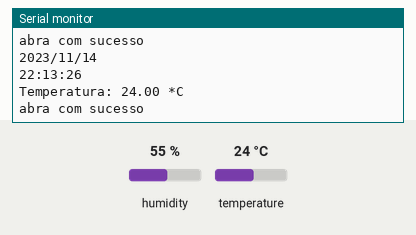
Bench run of a sketch on a simulated Arduino Leonardo, built with avr-gcc and run on an emulated ATmega32U4. On the bench: the last lines printed to the serial monitor. The inputs (shaded band) are chosen by the test bench; at power-on: temperature 24 °C, humidity 55 %. The local clock reads 2024-03-15 10:24:30 at power-on unless the sketch sets it; storage starts empty.

Above: at 7.9 s.
8.0 s: temperature set to 12 °C
At 12.8 s:
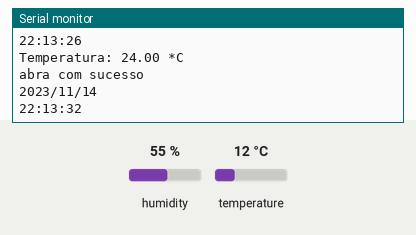
15.1 s: temperature set to 19 °C
At 20.1 s:
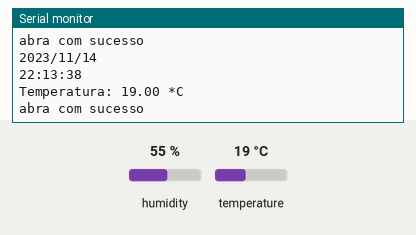
Timing chart, 0 to 21.6 s (numbered marks = the images above; inputs shaded):
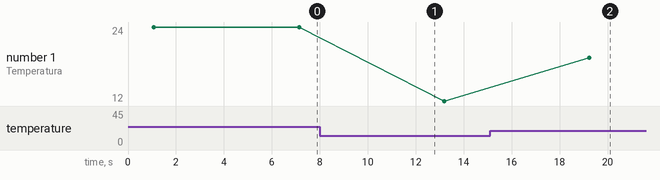

Measured:
- after the input at 15.1 s, the serial monitor: prints a new line after 4.1 s (image 2)
- plotted number 1: 24 → 12 after the input at 8.0 s, 12 → 19 after the input at 15.1 s

The sketch:

CodigoTeste.ino
```cpp
#include <SPI.h>
#include <SD.h>
#include <DHT.h>
#include <RTClib.h>

//definir pino DHT
#define DHTPIN 2

//descomente qualquer tipo que você estiver usando
#define DHTTYPE DHT11   // DHT 11
//#define DHTTYPE DHT22   // DHT 22 (AM2302)
//#define DHTTYPE DHT21   // DHT 21 (AM2301)

// inicialize o sensor DHT para Arduino normal de 16 mhz
DHT dht(DHTPIN, DHTTYPE);

// mude isso para combinar com seu escudo ou módulo SD;
// Blindagem e módulos Arduino Ethernet: pino 4
// Blocos e módulos SD do log de dados: pino 10
// Blindagem Sparkfun SD: pino 8
const int chipSelect = 4;

// Crie um arquivo para armazenar os dados
File myFile;

// RTC
RTC_DS1307 rtc;

void setup() {
  //inicializando o sensor DHT
  dht.begin();

  //inicializando o monitor serial
  Serial.begin(9600);

  // configuração para o RTC
  while(!Serial); //para Leonardo/Micro/ Zero
    if(! rtc.begin()) {
      Serial.println("Não foi possível encontrar o RTC");
      while (1);
    }
    else {
      // A linha a seguir define o RTC para a data e hora em que este esboço foi compilado
      rtc.adjust(DateTime(F(__DATE__), F(__TIME__)));
    }
    if(! rtc.isrunning()) {
      Serial.println("O RTC NÃO está sendo executado!");
    }

  //configuração para o cartão SD
  Serial.print("Inicializando o SD Card...");

  if(!SD.begin(chipSelect)) {
    Serial.println("falha na inicialização!");
    return;
  }
  Serial.println("inicialização feita.");

  //abrir arquivo
  myFile=SD.open("DATA.txt", FILE_WRITE);

  // se o arquivo foi aberto, escreva para ele:
  if (myFile) {
    Serial.println("Arquivo aberto ok");
    // imprima os títulos dos nossos dados
    myFile.println("Date,Time,Temperatura ºC");
  }
  myFile.close();
}

void loggingTime() {
  DateTime now = rtc.now();
  myFile = SD.open("DATA.txt", FILE_WRITE);
  if (myFile) {
    myFile.print(now.year(), DEC);
    myFile.print('/');
    myFile.print(now.month(), DEC);
    myFile.print('/');
    myFile.print(now.day(), DEC);
    myFile.print(',');
    myFile.print(now.hour(), DEC);
    myFile.print(':');
    myFile.print(now.minute(), DEC);
    myFile.print(':');
    myFile.print(now.second(), DEC);
    myFile.print(",");
  }
  Serial.print(now.year(), DEC);
  Serial.print('/');
  Serial.print(now.month(), DEC);
  Serial.print('/');
  Serial.println(now.day(), DEC);
  Serial.print(now.hour(), DEC);
  Serial.print(':');
  Serial.print(now.minute(), DEC);
  Serial.print(':');
  Serial.println(now.second(), DEC);
  myFile.close();
  delay(1000);
}

void loggingTemperature() {
  //A leitura da temperatura ou umidade leva cerca de 250 milissegundos!
  //As leituras do sensor também podem ter até 2 segundos de idade (é um sensor muito lento)
  //Ler temperatura como Celsius
  float t = dht.readTemperature();
  //Leia a temperatura como Fahrenheit
  //float f = dht.readTemperature(true);

  //Verifique se alguma leitura falhou e saia mais cedo (para tentar novamente).
  if  (isnan(t) /*|| isnan(f)*/) {
    Serial.println("Falha ao ler o sensor DHT!");
    return;
  }

  //fins de depuração
  Serial.print("Temperatura: ");
  Serial.print(t);
  Serial.println(" *C");
  //Serial.print(f);
  //Serial.println(" *F\t");

  myFile = SD.open("DATA.txt", FILE_WRITE);
  if (myFile) {
    Serial.println("abra com sucesso");
    myFile.print(t);
    myFile.println(",");
  }
  myFile.close();
}

void loop() {
  loggingTime();
  loggingTemperature();
  delay(5000);
}
```
